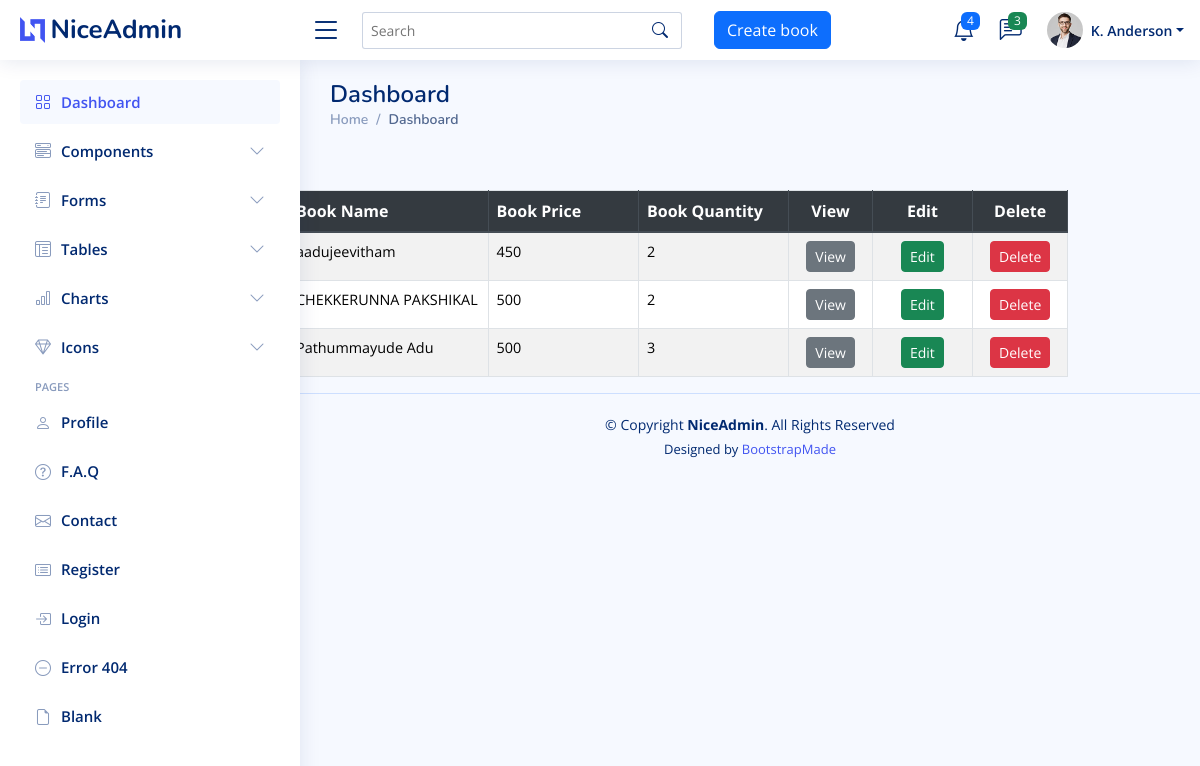
/listdetails/, run on the app's committed database.
### testbookapp/models.py (models this page shows)
class bookprofile(models.Model):
    bookname = models.CharField(max_length=200)
    bookprice = models.IntegerField()
    author = models.CharField(max_length=200, blank=True, null=True)
    bookimage = models.ImageField(upload_to='book_media', null=True, blank=True)
    quantity=models.IntegerField(blank=True, null=True)

### testbookapp/views.py (the view)
# urls.py: path('listdetails/', views.listdetails, name='list'),
def listdetails(request):
    values = bookprofile.objects.all()
    return render(request, 'admin/listbook.html', {'values': values})

### template/admin/listbook.html
{% extends 'admin/base.html' %}
{% load static %}
{% block content %}
<div class="container mt-4">
    <table class="table table-bordered table-striped table-hover" style="width: 70%; margin-left:245px; margin-right: auto;align:center;">
        <thead class="thead-dark">
            <tr>
                <th style="width: 20%;">Book Name</th>
                <th style="width: 15%;">Book Price</th>
                <th style="width: 15%;">Book Quantity</th>
                <th style="width: 8%;text-align:center;">View</th>
                <th style="width: 10%; text-align:center;">Edit</th>
                <th style="width: 8%; text-align:center;">Delete</th>
            </tr>
        </thead>
        <tbody>
            {% for i in values %}
            <tr>
                <td style="font-size: 0.9rem;">{{ i.bookname }}</td>
                <td style="font-size: 0.9rem;">{{ i.bookprice }}</td>
                <td style="font-size: 0.9rem;">{{ i.quantity }}</td>
                <td style="text-align: center;">
                    <a href="{% url 'details' i.id %}" class="btn btn-secondary btn-sm">View</a>
                </td>
                <td style="text-align: center;">
                    <a href="{% url 'update' i.id %}" class="btn btn-success btn-sm" >Edit</a>
                </td>
                <td style="text-align: center;">
                    <a href="{% url 'delete' i.id %}" class="btn btn-danger btn-sm">Delete</a>
                </td>
            </tr>
            {% endfor %}
        </tbody>
    </table>
</div>
{% endblock %}

### static/assets/css/style.css (style rules this page uses)
:root { scroll-behavior: smooth; }
body { font-family: "Open Sans", sans-serif; background: #f6f9ff; color: #444444; }

### data on the page
bookprofile: bookname "aadujeevitham", bookprice "450", quantity "2"
bookprofile: bookname "CHEKKERUNNA PAKSHIKAL", bookprice "500", quantity "2"
bookprofile: bookname "Pathummayude Adu", bookprice "500", quantity "3"
